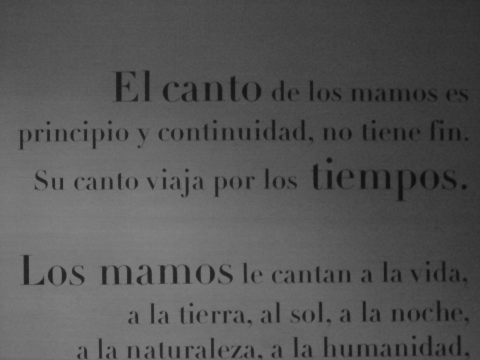
%> input picture Codigos_matlab/Operaciones aritmeticas/im1619.png, 480 x 360 px
$ octave imagenes_de_textoV2.m   (GNU Octave 9; MATLAB toolbox functions it lacks are replaced by stand-ins)
%> lines starting %> are read from the running program, lines starting %| are printed output that depends on the picture; in (x1, y1, x2, y2) boxes, pixels count from 0 and x2, y2 are one past the last pixel; in counts of white or black regions, pixels touching at a corner belong together; the program's own positions count from 1
clc,clear all; close all;
%%
im1=imread('im1619.png');
%> im1 is the input picture: size 360x480 uint8; min 14, max 130, mean 85.9
im2=uint8(255./95.*(double(im1)-9));
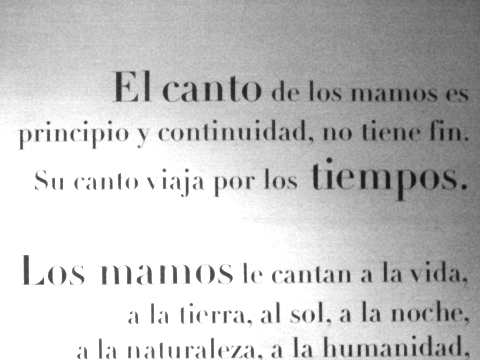
%> im2: size 360x480 uint8; min 13, max 255, mean 197.4
x=0:255;
im1hist=hist(im1(:),x);
%> im1hist = 256 values, max 4009 at index 120, min 0 at index 1, mean 675
J=histeq(im1,256);
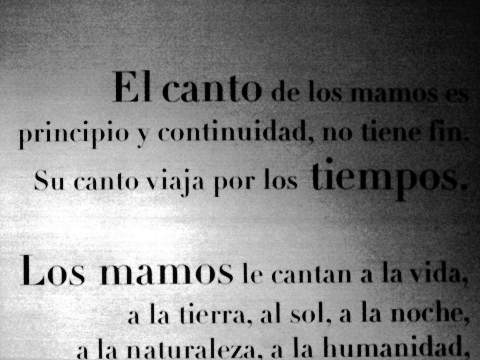
%> J: size 360x480 uint8; min 0, max 255, mean 128.7
imJhist=hist(J(:),x);
%> imJhist = 256 values, max 4009 at index 234, min 0 at index 16, mean 675
J=J>=13;
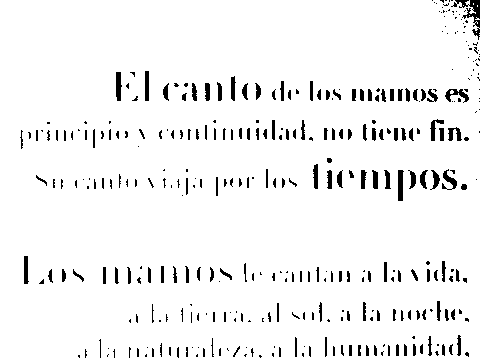
%> J: size 360x480 logical; 95% white; 360 black regions (203 under 20 px), largest, box (x1, y1, x2, y2) and area: (451, 0, 480, 40) 340, (398, 170, 404, 201) 156, (445, 89, 469, 103) 145
%figure(1),subplot(2,1,1),stem(im1hist,'marker','none'),subplot(2,1,2),stem(imJhist,'marker','none');
figure(2),subplot(1,2,1),imshow(J),xlabel('(a) imagen 1')%,subplot(1,2,2),imshow(J);
%%
im1=imread('im1621.png');
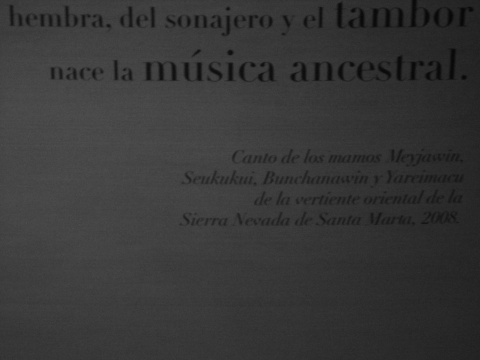
%> input picture Codigos_matlab/Operaciones aritmeticas/im1621.png, 480 x 360 px
%> im1 is the input picture: size 360x480 uint8; min 7, max 79, mean 55.4
im2=uint8(255./(max(double(im1(:)))-(double(min(im1(:))))).*(double(im1)-(min(double(im1(:))))));
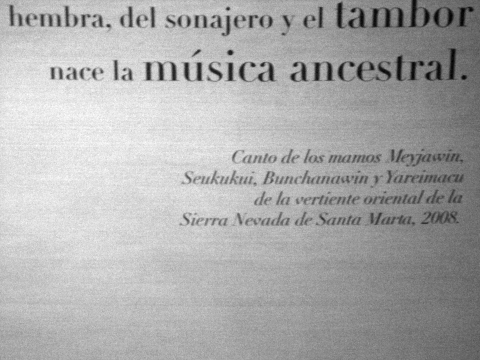
%> im2: size 360x480 uint8; min 0, max 255, mean 171.6
x=0:255;
im1hist=hist(im2(:),x);
%> im1hist = 256 values, max 5686 at index 224, min 0 at index 2, mean 675
imead=uint8(mean(double(im2(:))));
%> imead = 172
im3=im2>=70;
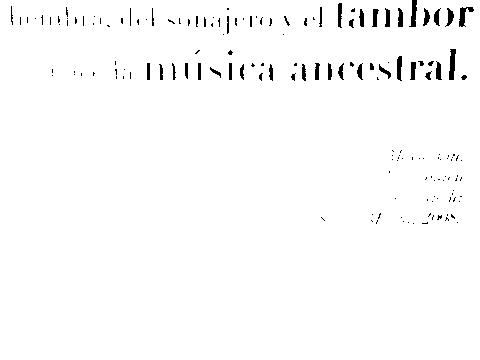
%> im3: size 360x480 logical; 98.3% white; 162 black regions (121 under 20 px), largest, box (x1, y1, x2, y2) and area: (449, 49, 456, 80) 155, (459, 7, 474, 27) 131, (409, 0, 417, 27) 129
figure(2),imshow(im3);
%figure(1),subplot(4,1,4),stem(im1hist,'marker','none'),xlabel('(d) expanci髇 del histograma imagen 4')
